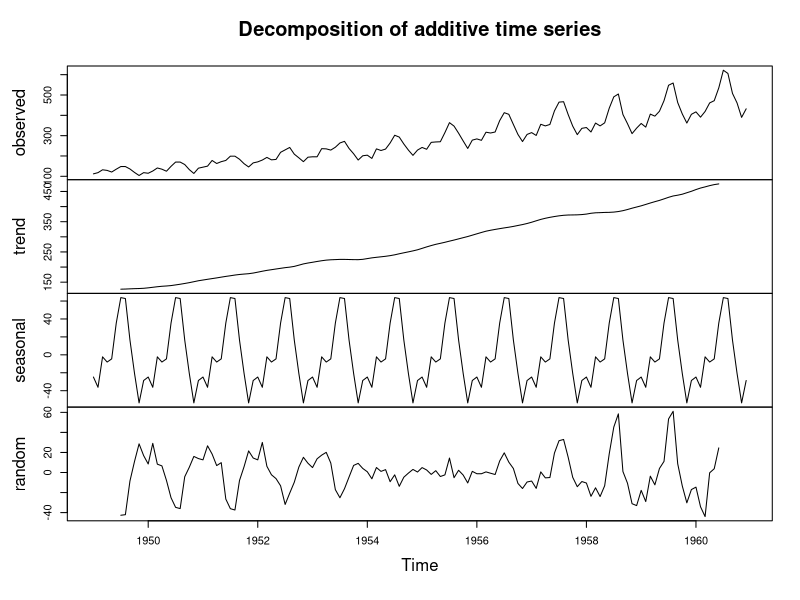
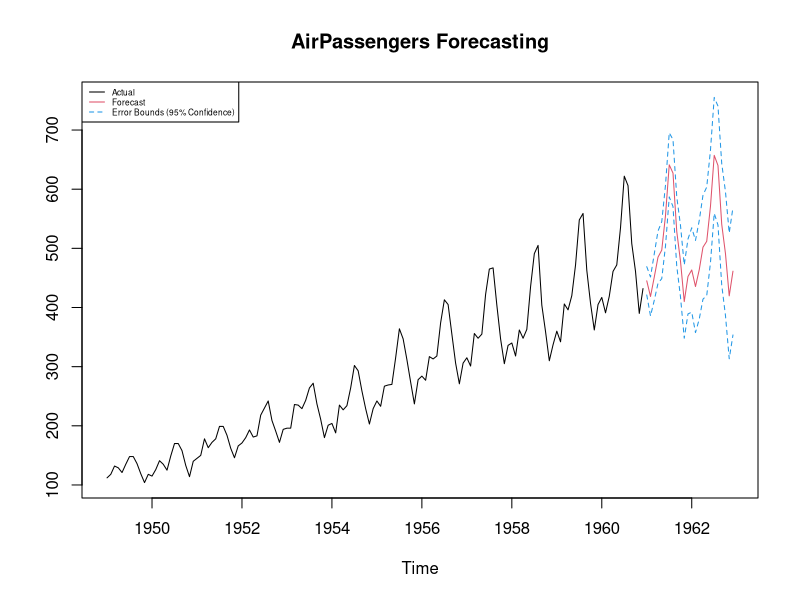

Recreate these plots in R, in order.
library(stats)      # for working with ts functions    


#################################################################
##              TIME SERIES: PREDICTION INTERVALS              ##
#################################################################


f = decompose(AirPassengers)
plot(f)


fit <- arima(AirPassengers, order=c(1,0,0), list(order=c(2,1,0), period=12))
fore <- predict(fit, n.ahead=24)
# error bounds at 95% confidence level
U <- fore$pred + 2*fore$se
L <- fore$pred - 2*fore$se

# plot your data with the predictions
ts.plot(AirPassengers, 
        fore$pred, 
        U, L, 
        col=c(1,2,4,4), 
        lty = c(1,1,2,2), 
        main = "AirPassengers Forecasting")

legend("topleft", c("Actual", "Forecast", "Error Bounds (95% Confidence)"), 
       col=c(1,2,4), lty=c(1,1,2),
       cex = 0.5
)
